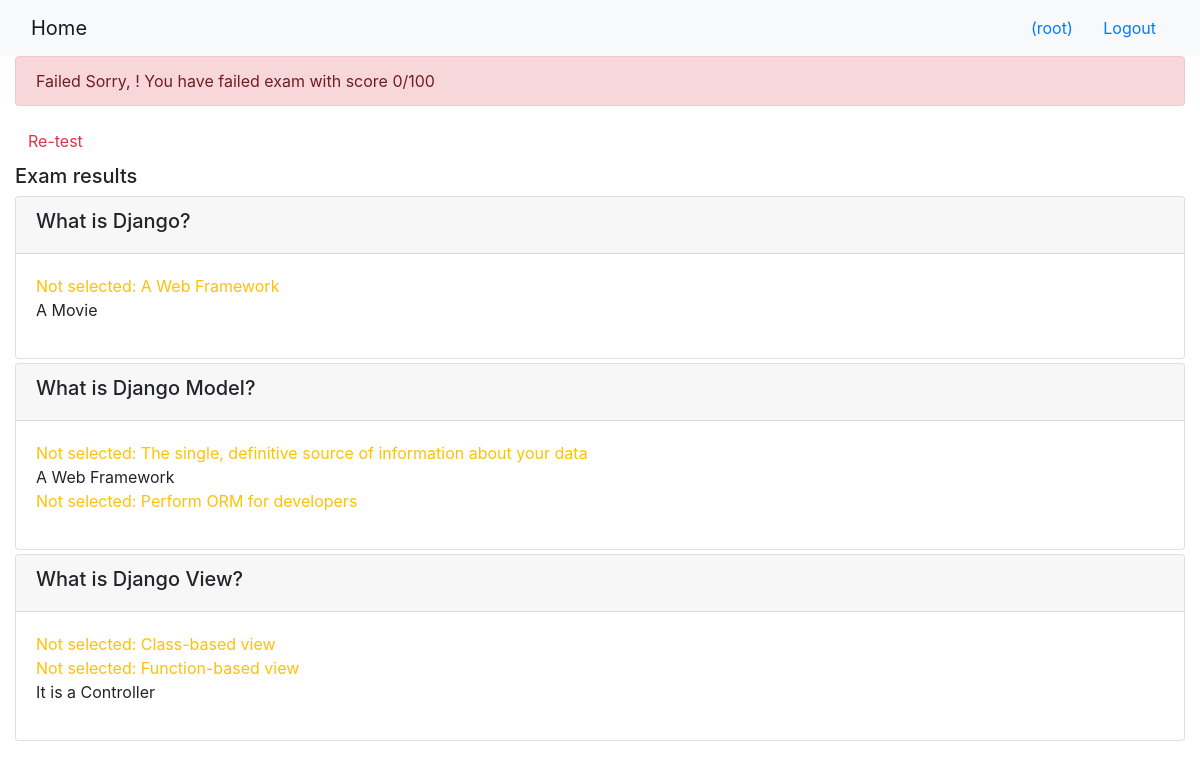
The page /onlinecourse/course/1/submission/1/result/ (signed in) on the database its author committed.
### onlinecourse/models.py (models this page shows, shortened)
class Question(models.Model):
    question = models.TextField()
    grade = models.IntegerField(default=0)
    lesson = models.ForeignKey(Lesson, on_delete=models.CASCADE)
    course = models.ManyToManyField(Course)

class Choice(models.Model):
    choice = models.TextField()
    is_correct = models.BooleanField()
    question = models.ForeignKey(Question, on_delete=models.CASCADE)

### onlinecourse/views.py (the view)
# urls.py: path('course/<int:course_id>/submission/<int:submission_id>/result/', views.show_exam_result, name='submission'),
def show_exam_result(request, course_id, submission_id):
   context ={}
   total = 0
   course = Course.objects.get(pk=course_id)
   submission = Submission.objects.get(id=submission_id)
   choice_ids = submission.choices.all()
   correct_ids = Choice.objects.filter(is_correct=True)
   for choice in choice_ids:
       if choice.is_correct == True:
           total = total + choice.question.grade
   context['course'] = course
   context['selected_ids'] = choice_ids
   context['grade'] = int((total * 100) / len(correct_ids))
   return render(request, 'onlinecourse/exam_result_bootstrap.html', context)

### onlinecourse/templates/onlinecourse/exam_result_bootstrap.html (shortened to what this page needs)
<!DOCTYPE html>
<html lang="en">
<head>
    {% load static %}
    <link rel="stylesheet" href="https://maxcdn.bootstrapcdn.com/bootstrap/4.5.2/css/bootstrap.min.css">
</head>
<body>
 <nav class="navbar navbar-light bg-light">
    <div class="container-fluid">
        <div class="navbar-header">
              <a class="navbar-brand" href="{% url 'onlinecourse:index' %}">Home</a>
        </div>
        <ul class="nav navbar-nav navbar-right">
            {% if user.is_authenticated %}
            <li>
                <a class="btn btn-link" href="#">{{ user.first_name }}({{ user.username }})</a>
                <a class="btn btn-link" href="{% url 'onlinecourse:logout' %}">Logout</a>
            </li>
            {% endif %}
        </ul>
    </div>
</nav>
    <div class="container-fluid">
        {% if grade > 80 %}
        <div class="alert alert-success">
            Congratulations, {{ user.first_name }}! You have passed the exam and completed the course with score {{grade}} /100
        </div>
        {% else %}
        <div class="alert alert-danger">
            Failed Sorry, {{ user.first_name }}! You have failed exam with score {{grade}}/100
        </div>
        <a class="btn btn-link text-danger" href="{% url 'onlinecourse:course_details' course.id %}">Re-test</a>
        {% endif %}
        <div class="card-columns-vertical mt-1">
            <h5 class="">Exam results</h5>
            {% for question in course.question_set.all %}
                <div class="card mt-1">
                    <div class="card-header"><h5>{{question.question}}</h5></div>
                    <div class="form-group card-body">
                        {% for choice in question.choice_set.all %}
                            {% if choice.is_correct %}
                                {% if choice in selected_ids %}
                                    <div class="text-success">Correct Answer: {{ choice.choice }}</div>
                                {% else %}
                                    <div class="text-warning">Not selected: {{ choice.choice }}</div>
                                {% endif %}
                            {% else %}
                                <div>{{ choice.choice }}</div>
                            {% endif %}
                        {% endfor %}
                        </div>
                </div>
            {% endfor %}
        </div>
    </div>
</body>
</html>

### rows shown on the page
Question: question "What is Django?"
Choice: choice "A Web Framework"
Choice: choice "A Movie"
Question: question "What is Django Model?"
Choice: choice "The single, definitive source of information about your data"
Choice: choice "A Web Framework"
Choice: choice "Perform ORM for developers"
Question: question "What is Django View?"
Choice: choice "Class-based view"
Choice: choice "Function-based view"
Choice: choice "It is a Controller"

### other values the page prints
{{ user.username }} "root"
{{ grade }} "0"
